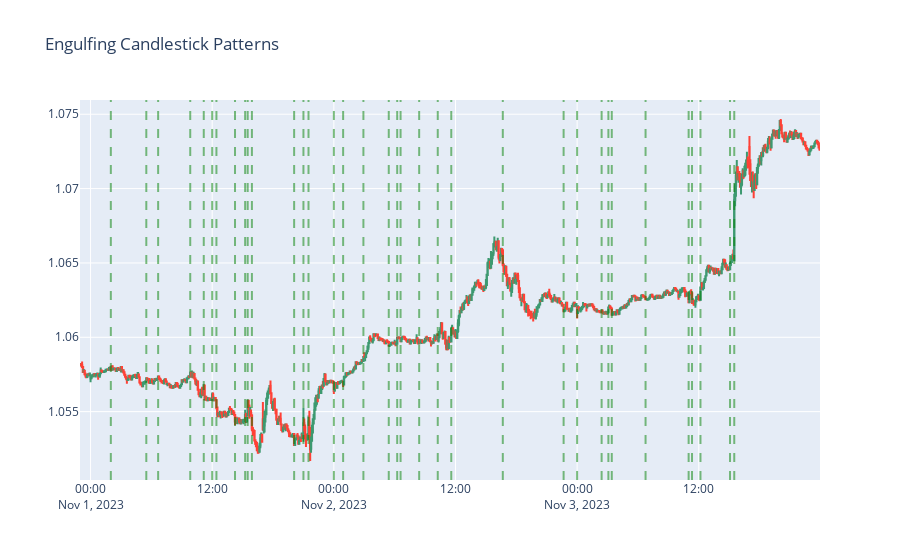

This figure's notebook cell:
### Code cell
engulfs = ohlc_df[ohlc_df['engulfing_pattern'] == True]

fig_engulf = go.Figure(fig)
fig_engulf.update_layout(title='Engulfing Candlestick Patterns')

for i, x in engulfs.iterrows():
    fig_engulf.add_vline(x=x['time'], line_width=2, line_dash="dash", opacity=0.5, line_color="green")
    
fig_engulf

### Figure 1 — Plotly figure (JSON) as saved in the notebook; plotly's stock layout.template omitted (floating-point values rounded to 4 significant figures; data arrays with more than 128 entries replaced by an {"elided": "..."} marker saying what was removed)
{"data": [{"close": {"elided": "876 float values"}, "high": {"elided": "876 float values"}, "low": {"elided": "876 float values"}, "open": {"elided": "876 float values"}, "type": "candlestick", "x": {"elided": "876 str values"}}], "layout": {"autosize": true, "shapes": [{"line": {"color": "green", "dash": "dash", "width": 2}, "opacity": 0.5, "type": "line", "x0": "2023-11-01T02:00:00", "x1": "2023-11-01T02:00:00", "xref": "x", "y0": 0, "y1": 1, "yref": "y domain"}, {"line": {"color": "green", "dash": "dash", "width": 2}, "opacity": 0.5, "type": "line", "x0": "2023-11-01T05:30:00", "x1": "2023-11-01T05:30:00", "xref": "x", "y0": 0, "y1": 1, "yref": "y domain"}, {"line": {"color": "green", "dash": "dash", "width": 2}, "opacity": 0.5, "type": "line", "x0": "2023-11-01T06:40:00", "x1": "2023-11-01T06:40:00", "xref": "x", "y0": 0, "y1": 1, "yref": "y domain"}, {"line": {"color": "green", "dash": "dash", "width": 2}, "opacity": 0.5, "type": "line", "x0": "2023-11-01T09:50:00", "x1": "2023-11-01T09:50:00", "xref": "x", "y0": 0, "y1": 1, "yref": "y domain"}, {"line": {"color": "green", "dash": "dash", "width": 2}, "opacity": 0.5, "type": "line", "x0": "2023-11-01T11:10:00", "x1": "2023-11-01T11:10:00", "xref": "x", "y0": 0, "y1": 1, "yref": "y domain"}, {"line": {"color": "green", "dash": "dash", "width": 2}, "opacity": 0.5, "type": "line", "x0": "2023-11-01T12:00:00", "x1": "2023-11-01T12:00:00", "xref": "x", "y0": 0, "y1": 1, "yref": "y domain"}, {"line": {"color": "green", "dash": "dash", "width": 2}, "opacity": 0.5, "type": "line", "x0": "2023-11-01T12:25:00", "x1": "2023-11-01T12:25:00", "xref": "x", "y0": 0, "y1": 1, "yref": "y domain"}, {"line": {"color": "green", "dash": "dash", "width": 2}, "opacity": 0.5, "type": "line", "x0": "2023-11-01T14:15:00", "x1": "2023-11-01T14:15:00", "xref": "x", "y0": 0, "y1": 1, "yref": "y domain"}, {"line": {"color": "green", "dash": "dash", "width": 2}, "opacity": 0.5, "type": "line", "x0": "2023-11-01T15:15:00", "x1": "2023-11-01T15:15:00", "xref": "x", "y0": 0, "y1": 1, "yref": "y domain"}, {"line": {"color": "green", "dash": "dash", "width": 2}, "opacity": 0.5, "type": "line", "x0": "2023-11-01T15:30:00", "x1": "2023-11-01T15:30:00", "xref": "x", "y0": 0, "y1": 1, "yref": "y domain"}, {"line": {"color": "green", "dash": "dash", "width": 2}, "opacity": 0.5, "type": "line", "x0": "2023-11-01T15:55:00", "x1": "2023-11-01T15:55:00", "xref": "x", "y0": 0, "y1": 1, "yref": "y domain"}, {"line": {"color": "green", "dash": "dash", "width": 2}, "opacity": 0.5, "type": "line", "x0": "2023-11-01T20:05:00", "x1": "2023-11-01T20:05:00", "xref": "x", "y0": 0, "y1": 1, "yref": "y domain"}, {"line": {"color": "green", "dash": "dash", "width": 2}, "opacity": 0.5, "type": "line", "x0": "2023-11-01T21:00:00", "x1": "2023-11-01T21:00:00", "xref": "x", "y0": 0, "y1": 1, "yref": "y domain"}, {"line": {"color": "green", "dash": "dash", "width": 2}, "opacity": 0.5, "type": "line", "x0": "2023-11-01T21:30:00", "x1": "2023-11-01T21:30:00", "xref": "x", "y0": 0, "y1": 1, "yref": "y domain"}, {"line": {"color": "green", "dash": "dash", "width": 2}, "opacity": 0.5, "type": "line", "x0": "2023-11-02T00:00:00", "x1": "2023-11-02T00:00:00", "xref": "x", "y0": 0, "y1": 1, "yref": "y domain"}, {"line": {"color": "green", "dash": "dash", "width": 2}, "opacity": 0.5, "type": "line", "x0": "2023-11-02T00:55:00", "x1": "2023-11-02T00:55:00", "xref": "x", "y0": 0, "y1": 1, "yref": "y domain"}, {"line": {"color": "green", "dash": "dash", "width": 2}, "opacity": 0.5, "type": "line", "x0": "2023-11-02T02:55:00", "x1": "2023-11-02T02:55:00", "xref": "x", "y0": 0, "y1": 1, "yref": "y domain"}, {"line": {"color": "green", "dash": "dash", "width": 2}, "opacity": 0.5, "type": "line", "x0": "2023-11-02T05:25:00", "x1": "2023-11-02T05:25:00", "xref": "x", "y0": 0, "y1": 1, "yref": "y domain"}, {"line": {"color": "green", "dash": "dash", "width": 2}, "opacity": 0.5, "type": "line", "x0": "2023-11-02T06:15:00", "x1": "2023-11-02T06:15:00", "xref": "x", "y0": 0, "y1": 1, "yref": "y domain"}, {"line": {"color": "green", "dash": "dash", "width": 2}, "opacity": 0.5, "type": "line", "x0": "2023-11-02T06:35:00", "x1": "2023-11-02T06:35:00", "xref": "x", "y0": 0, "y1": 1, "yref": "y domain"}, {"line": {"color": "green", "dash": "dash", "width": 2}, "opacity": 0.5, "type": "line", "x0": "2023-11-02T08:25:00", "x1": "2023-11-02T08:25:00", "xref": "x", "y0": 0, "y1": 1, "yref": "y domain"}, {"line": {"color": "green", "dash": "dash", "width": 2}, "opacity": 0.5, "type": "line", "x0": "2023-11-02T10:15:00", "x1": "2023-11-02T10:15:00", "xref": "x", "y0": 0, "y1": 1, "yref": "y domain"}, {"line": {"color": "green", "dash": "dash", "width": 2}, "opacity": 0.5, "type": "line", "x0": "2023-11-02T11:35:00", "x1": "2023-11-02T11:35:00", "xref": "x", "y0": 0, "y1": 1, "yref": "y domain"}, {"line": {"color": "green", "dash": "dash", "width": 2}, "opacity": 0.5, "type": "line", "x0": "2023-11-02T16:40:00", "x1": "2023-11-02T16:40:00", "xref": "x", "y0": 0, "y1": 1, "yref": "y domain"}, {"line": {"color": "green", "dash": "dash", "width": 2}, "opacity": 0.5, "type": "line", "x0": "2023-11-02T22:40:00", "x1": "2023-11-02T22:40:00", "xref": "x", "y0": 0, "y1": 1, "yref": "y domain"}, {"line": {"color": "green", "dash": "dash", "width": 2}, "opacity": 0.5, "type": "line", "x0": "2023-11-03T00:00:00", "x1": "2023-11-03T00:00:00", "xref": "x", "y0": 0, "y1": 1, "yref": "y domain"}, {"line": {"color": "green", "dash": "dash", "width": 2}, "opacity": 0.5, "type": "line", "x0": "2023-11-03T02:25:00", "x1": "2023-11-03T02:25:00", "xref": "x", "y0": 0, "y1": 1, "yref": "y domain"}, {"line": {"color": "green", "dash": "dash", "width": 2}, "opacity": 0.5, "type": "line", "x0": "2023-11-03T03:05:00", "x1": "2023-11-03T03:05:00", "xref": "x", "y0": 0, "y1": 1, "yref": "y domain"}, {"line": {"color": "green", "dash": "dash", "width": 2}, "opacity": 0.5, "type": "line", "x0": "2023-11-03T03:25:00", "x1": "2023-11-03T03:25:00", "xref": "x", "y0": 0, "y1": 1, "yref": "y domain"}, {"line": {"color": "green", "dash": "dash", "width": 2}, "opacity": 0.5, "type": "line", "x0": "2023-11-03T06:45:00", "x1": "2023-11-03T06:45:00", "xref": "x", "y0": 0, "y1": 1, "yref": "y domain"}, {"line": {"color": "green", "dash": "dash", "width": 2}, "opacity": 0.5, "type": "line", "x0": "2023-11-03T11:00:00", "x1": "2023-11-03T11:00:00", "xref": "x", "y0": 0, "y1": 1, "yref": "y domain"}, {"line": {"color": "green", "dash": "dash", "width": 2}, "opacity": 0.5, "type": "line", "x0": "2023-11-03T11:20:00", "x1": "2023-11-03T11:20:00", "xref": "x", "y0": 0, "y1": 1, "yref": "y domain"}, {"line": {"color": "green", "dash": "dash", "width": 2}, "opacity": 0.5, "type": "line", "x0": "2023-11-03T12:10:00", "x1": "2023-11-03T12:10:00", "xref": "x", "y0": 0, "y1": 1, "yref": "y domain"}, {"line": {"color": "green", "dash": "dash", "width": 2}, "opacity": 0.5, "type": "line", "x0": "2023-11-03T15:05:00", "x1": "2023-11-03T15:05:00", "xref": "x", "y0": 0, "y1": 1, "yref": "y domain"}, {"line": {"color": "green", "dash": "dash", "width": 2}, "opacity": 0.5, "type": "line", "x0": "2023-11-03T15:30:00", "x1": "2023-11-03T15:30:00", "xref": "x", "y0": 0, "y1": 1, "yref": "y domain"}], "title": {"text": "Engulfing Candlestick Patterns"}, "xaxis": {"autorange": true, "range": ["2023-10-31 22:57:30", "2023-11-03 23:57:30"], "rangeslider": {"visible": false, "yaxis": {}}, "showspikes": false, "type": "date"}, "yaxis": {"autorange": true, "range": [1.05, 1.076], "showspikes": false}}}
